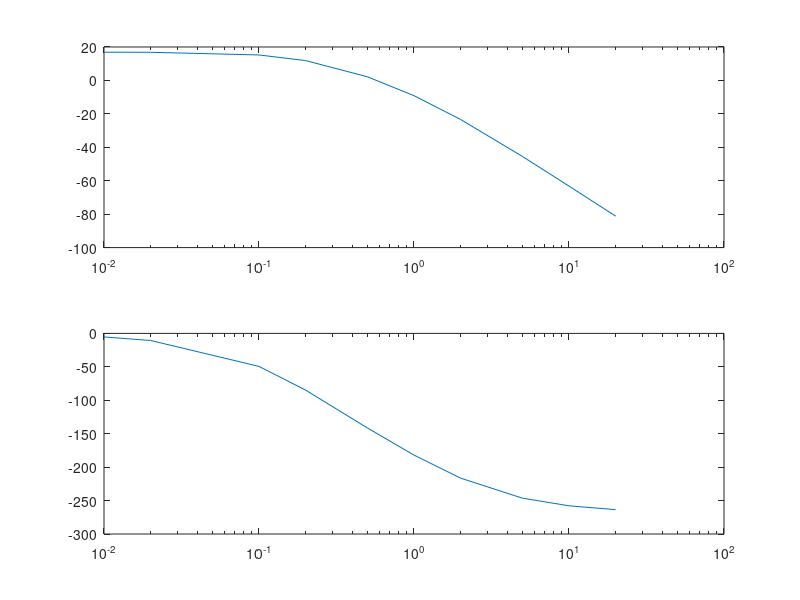
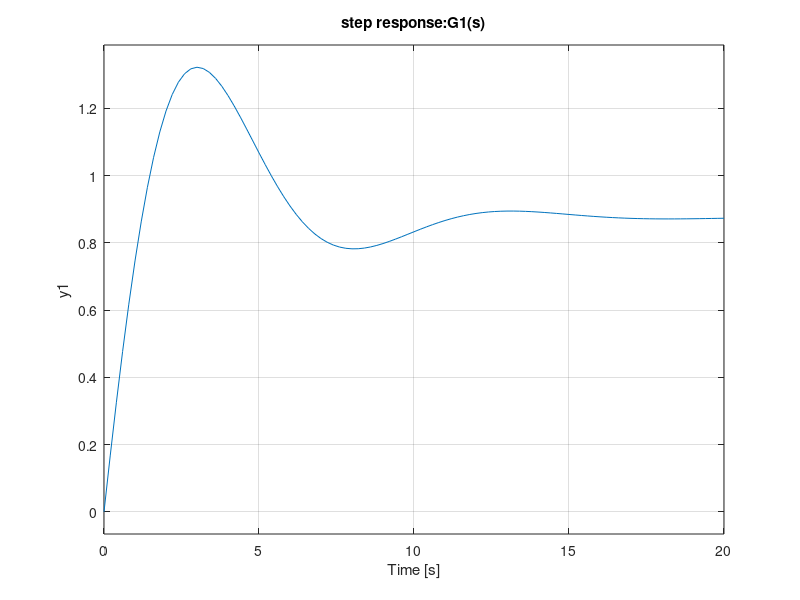
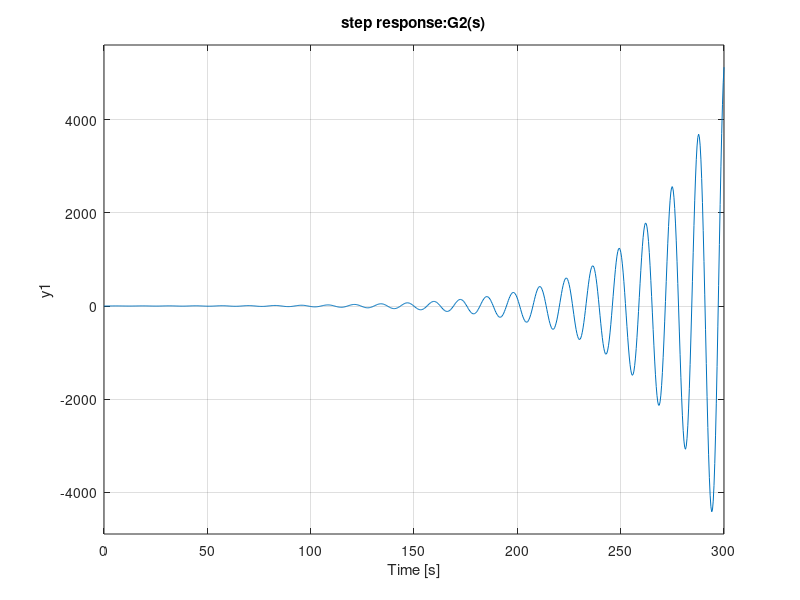
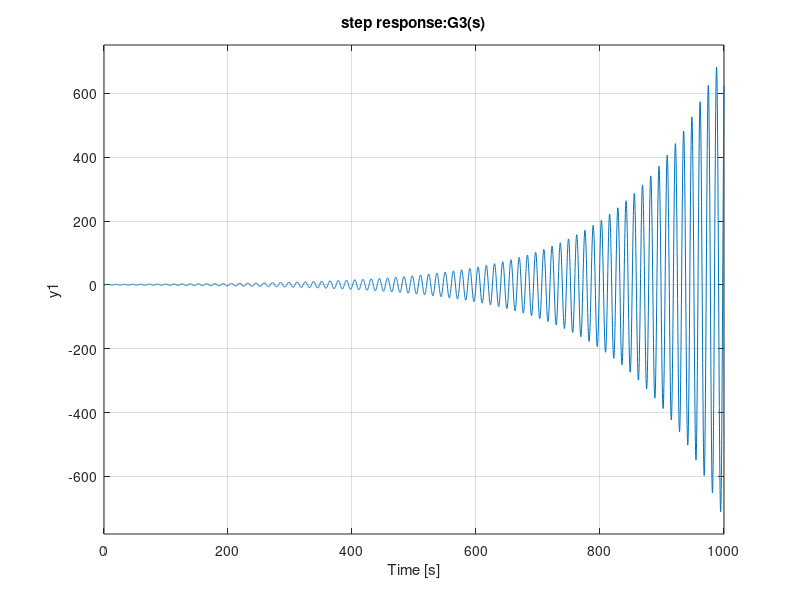

MATLAB code for these plots, in order: (Note: this script raises an error after producing the figures.)
freq=[0.01 0.02 0.1 0.2 0.5 1 2 5 10 20];
amp=[6.984 6.938 5.773 3.917 1.286 0.3498 6.781e-2 5.333e-3 6.912e-4 8.723e-5];
phase=[-0.09292 -0.18534 -0.8613 -1.4812 -2.467 -3.177 -3.778 -4.3 -4.5 -4.6];
ampdB=20*log10(amp);
phaseDeg=180/pi*phase;
close all;
s=tf('s');
subplot(2,1,1);
semilogx(freq,ampdB);
subplot(2,1,2);
semilogx(freq,phaseDeg);
G1=7/(8.3*s+1);
G2=0.3559/(s^2+0.2857*s+0.05084);
a=0.162; b=0.4; c=1.53; k=0.7;
G3=k/((s+a)*(s+b)*(s+c));
H=0.5/(s+0.5);


%% %step response of closed loop systems%
figure; step(feedback(G1,H));title('step response:G1(s)');
figure; step(feedback(G2,H));title('step response:G2(s)');
figure; step(feedback(G3,H));title('step response:G3(s)');


%% %Root Locus plot of systems%
figure; rlocus(G1/(1+(H-1)*G1));title('Root Locus:G1(s)');
figure; rlocus(G2/(1+(H-1)*G2));title('Root Locus:G2(s)');
figure; rlocus(G3/(1+(H-1)*G3));title('Root Locus:G3(s)');


%% %Bode plot of systems%
figure; bode(G1/(1+(H-1)*G1));title('Bode plot:G1(s)');
figure; bode(G2/(1+(H-1)*G2));title('Bode plot:G2(s)');
figure; bode(G3/(1+(H-1)*G3));title('Bode plot:G3(s)');

%% %Bandwidths
BW1=bandwidth(G1/(1+(H-1)*G1));
BW2=bandwidth(G2/(1+(H-1)*G2));
BW3=bandwidth(G3/(1+(H-1)*G3));

%% %PID for G1
Kp1=21.1;
Ki1=6.57;
Kd1=0;

C1=pid(Kp1,Ki1,Kd1);
step(feedback(C1*G1/(1+(H-1)*G1),1));

%% %PID for G2
Kp2=78.8;
Ki2=27.6;
Kd2=56.2;

C2=pid(Kp2,Ki2,Kd2);
step(feedback(C2*G2/(1+(H-1)*G2),1));

%% %PID for G3
Kp3=0.325;
Ki3=0.00455;
Kd3=5.82;

C3=pid(Kp3,Ki3,Kd3);
step(feedback(C3*G3/(1+(H-1)*G3),1));

%% %Root Locus plot of optimized systems%
figure; rlocus(C1*G1/(1+(H-1)*G1));title('Root Locus:G1(s)');
figure; rlocus(C2*G2/(1+(H-1)*G2));title('Root Locus:G2(s)');
figure; rlocus(C3*G3/(1+(H-1)*G3));title('Root Locus:G3(s)');

%% %Bode plot of optimized systems%
figure; bode(C1*G1/(1+(H-1)*G1));title('Bode plot:G1(s)');
figure; bode(C2*G2/(1+(H-1)*G2));title('Bode plot:G2(s)');
figure; bode(C3*G3/(1+(H-1)*G3));title('Bode plot:G3(s)');

%% %Bandwidths of optimized systems
BW1=bandwidth(C1*G1/(1+(H-1)*G1));
BW2=bandwidth(C2*G2/(1+(H-1)*G2));
BW3=bandwidth(C3*G3/(1+(H-1)*G3));
